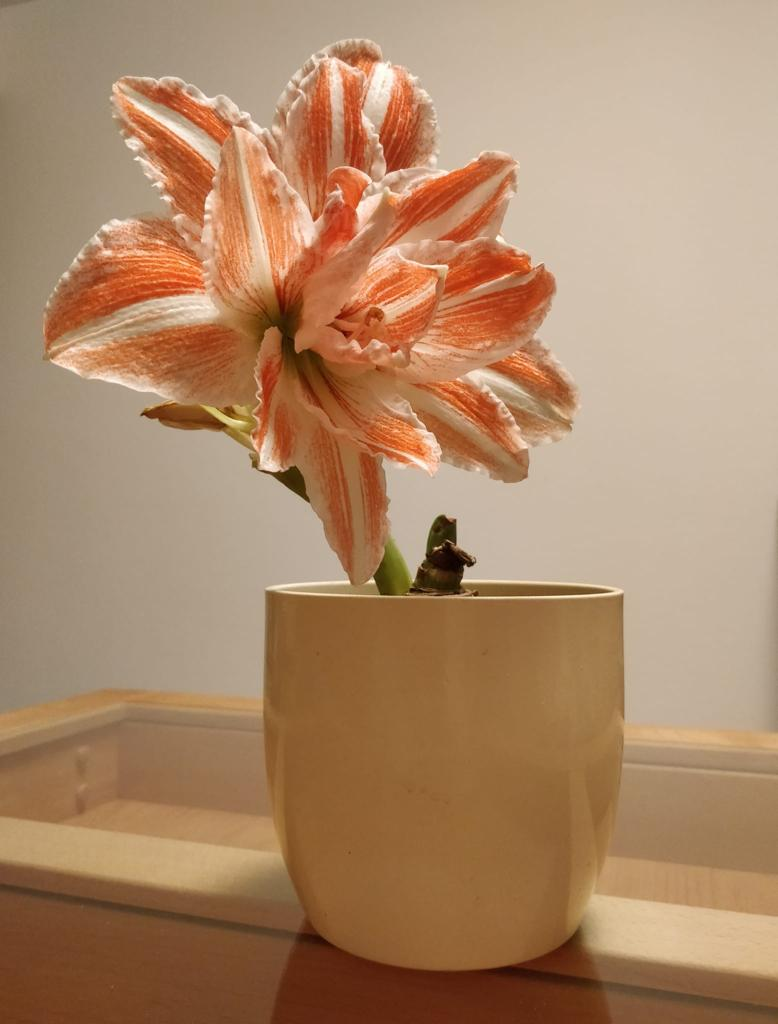
#> input picture Preprocessing/preprocessing_dataset/im2.jpeg, 778 x 1024 px
$ jupyter execute Edge_Detection_Techniques.ipynb   (older library calls are emulated)
#> lines starting #> are read from the running program, lines starting #| are printed output that depends on the picture; after the words box and inside, x2 and y2 are one past the last pixel; in counts of white or black regions, pixels touching at a corner belong together
## Edge detection techniques

[cell 1]
#importing libraries
import cv2
from PIL import Image
import numpy as np
import matplotlib.pyplot as plt

#read image from folder
#matplotlib.pyplot.imread(path): loads image inside variable from specified path
image = plt.imread('preprocessing_dataset/im2.jpeg')
#> image is the input picture: shape (1024, 778, 3); mean R, G, B 172.3, 135.6, 104.3

#convert the RBG image to binary for easy processing
#cvtColor(src,code): convert an image specified in src from one color space to another according to code
gray_image = cv2.cvtColor(image, cv2.COLOR_BGR2GRAY)
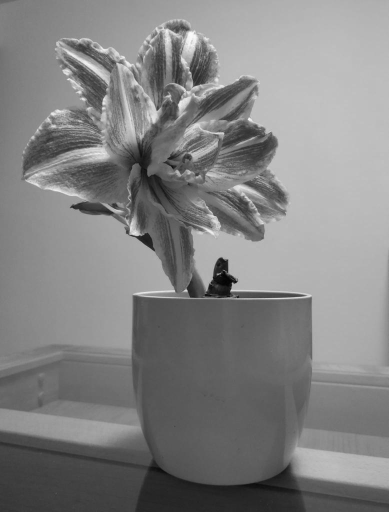
#> gray_image: shape (1024, 778) (shown at 1/2 size); min 1, max 251, mean 130.5

#denoise the image with Gaussian filter
#GaussianBlur(src, kernel_size, std): reduces high-frequency pixels from src image according to kernel_size
img_gaussian = cv2.GaussianBlur(gray_image,(3,3),0)

### Gradient based techniques

#### Robert Operator

[cell 2]
#prepare the x(horizontal) and y(vertical) kernerl matrices
kernelRobertx = np.array([[1,0],[0,-1]])
kernelRoberty = np.array([[0,1],[-1,0]])

#apply x kernel
#filter2D(src,depth, kernel): the src image undergoes filtering and resulting image has depth accordingly specified
img_robertx = cv2.filter2D(img_gaussian, -1, kernelRobertx)

#apply y kernel
img_roberty = cv2.filter2D(img_gaussian, -1, kernelRoberty)

img_robert = img_robertx + img_roberty

#plot the filtered image
plt.imshow(img_robert, cmap='gray')

#### Prewitt Operator

[cell 3]
#prepare the x(horizontal) and y(vertical) kernerl matrices
kernelPrewittx = np.array([[1,1,1],[0,0,0],[-1,-1,-1]])
kernelPrewitty = np.array([[-1,0,1],[-1,0,1],[-1,0,1]])

#apply x kernel
img_prewittx = cv2.filter2D(img_gaussian, -1, kernelPrewittx)

#apply y kernel
img_prewitty = cv2.filter2D(img_gaussian, -1, kernelPrewitty)

img_prewitt = img_prewittx + img_prewitty

#plot the filtered image
plt.imshow(img_prewitt, cmap='gray')

#### Sobel Operator

[cell 4]
#apply x kernel
img_sobelx = cv2.Sobel(img_gaussian,cv2.CV_8U,1,0,ksize=3)

#apply y kernel
img_sobely = cv2.Sobel(img_gaussian,cv2.CV_8U,0,1,ksize=3)

img_sobel = img_sobelx + img_sobely
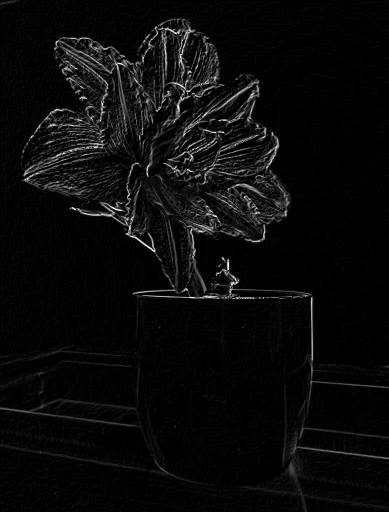
#> img_sobel: shape (1024, 778) (shown at 1/2 size); min 0, max 255, mean 10.2

#plot the filtered image
plt.imshow(img_sobel, cmap='gray')

### Gaussian Based Techniques

#### Canny Operator

[cell 5]
img_canny = cv2.Canny(image,100,150)
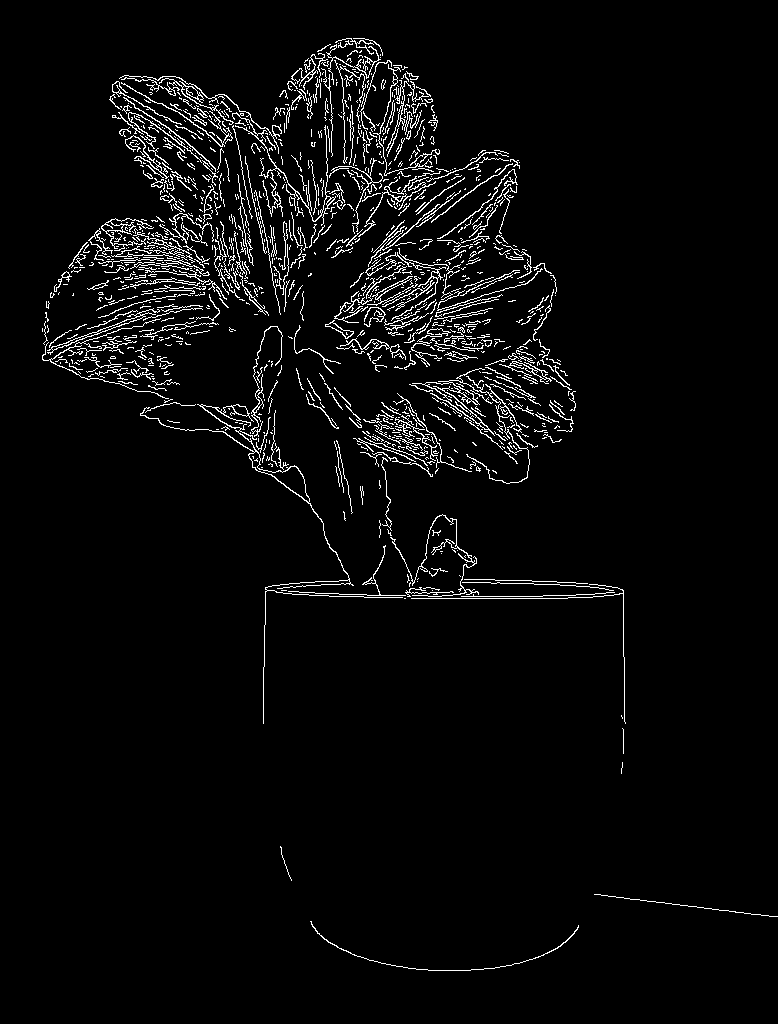
#> img_canny: shape (1024, 778); 3.8% white in thin lines or dots, all inside (x1, y1, x2, y2) = (42, 38, 778, 971)

#plot the filtered image
plt.imshow(img_canny, cmap='gray')

#### Laplacian of Gaussian Operator

[cell 6]
img_laplacian = cv2.Laplacian(image,cv2.CV_64F)
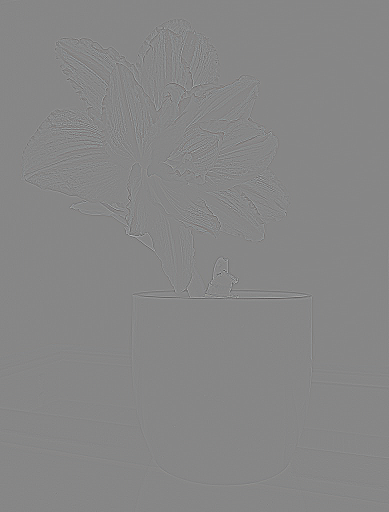
#> img_laplacian: shape (1024, 778, 3) float64 (shown at 1/2 size); mean R, G, B 0, 0, 0; drawn with min black and max white

#plot the filtered image
plt.imshow(img_laplacian, cmap='gray')
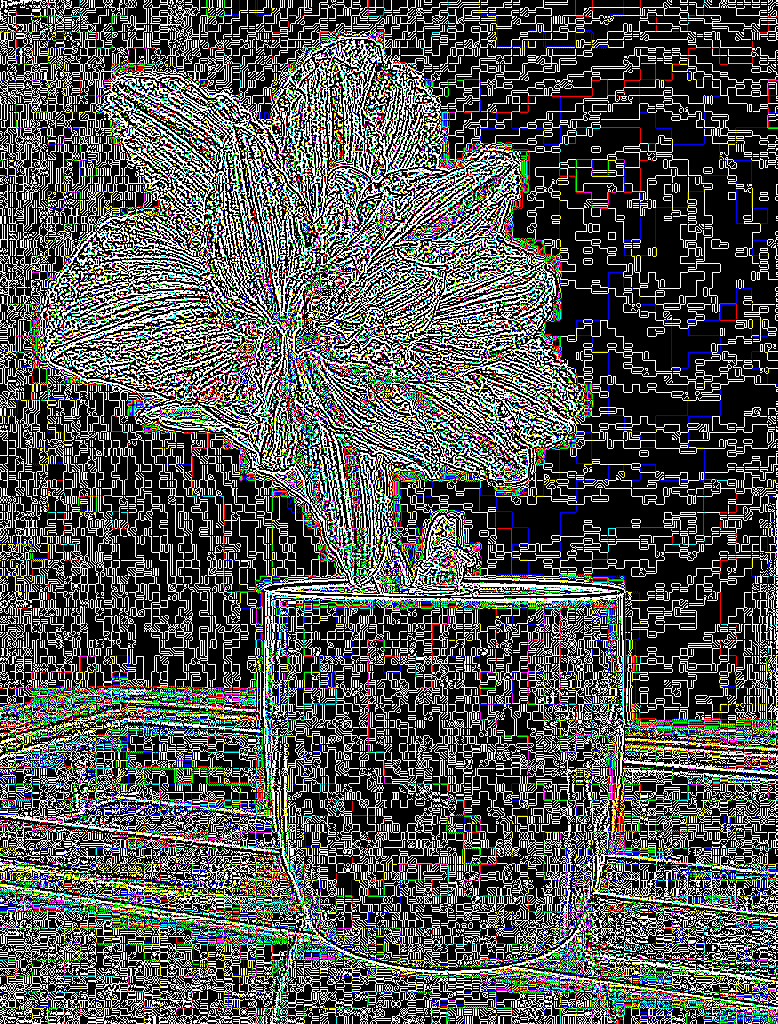
#> shown: shape (1024, 778, 3) float64; mean R, G, B 0.33, 0.328, 0.334

### Comparison of all the techniques at once

[cell 7]
fig=plt.figure(figsize=(20, 10))
columns = 6
rows = 5

fig.add_subplot(1, 6, 1)
plt.imshow(image)
plt.title('Original image')
plt.axis('off')

fig.add_subplot(1, 6, 2)
plt.imshow(img_robert, cmap='gray')
plt.title('Robert Operator')
plt.axis('off')

fig.add_subplot(1, 6, 3)
plt.imshow(img_prewitt, cmap='gray')
plt.title('Prewitt Operator')
plt.axis('off')

fig.add_subplot(1, 6, 4)
plt.imshow(img_sobel, cmap='gray')
plt.title('Sobel Operator')
plt.axis('off')

fig.add_subplot(1, 6, 5)
plt.imshow(img_canny, cmap='gray')
plt.title('Canny Operator')
plt.axis('off')

fig.add_subplot(1, 6, 6)
plt.imshow(img_laplacian, cmap='gray')
plt.title('Laplacian Operator')
plt.axis('off')

$ run again, with Preprocessing/preprocessing_dataset/im1.jpeg copied over Preprocessing/preprocessing_dataset/im2.jpeg
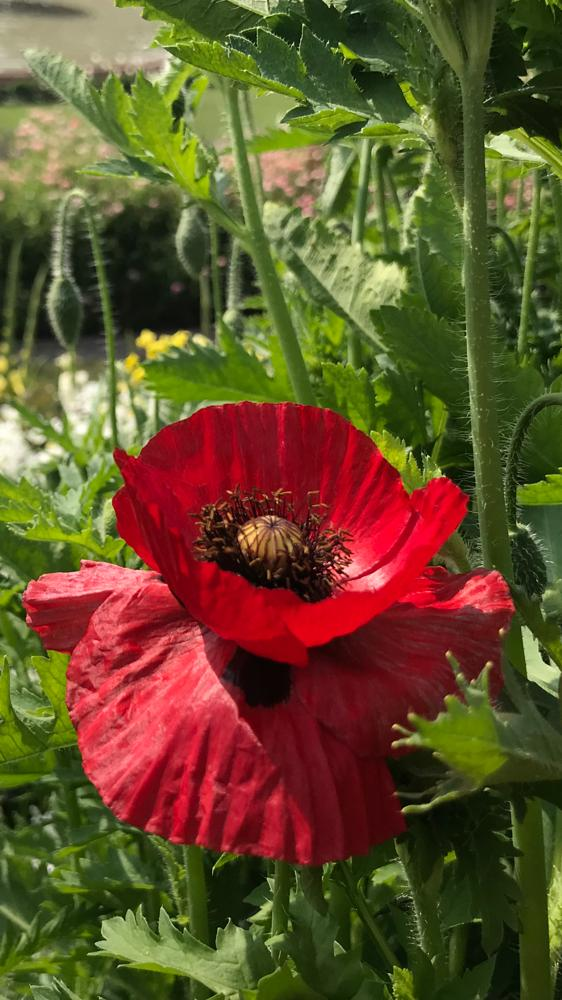
#> input picture Preprocessing/preprocessing_dataset/im1.jpeg, 562 x 1000 px
#> image is the input picture: shape (1000, 562, 3); mean R, G, B 100.1, 79.9, 42.9
#> `img_canny = cv2.Canny(image,100,150)`:
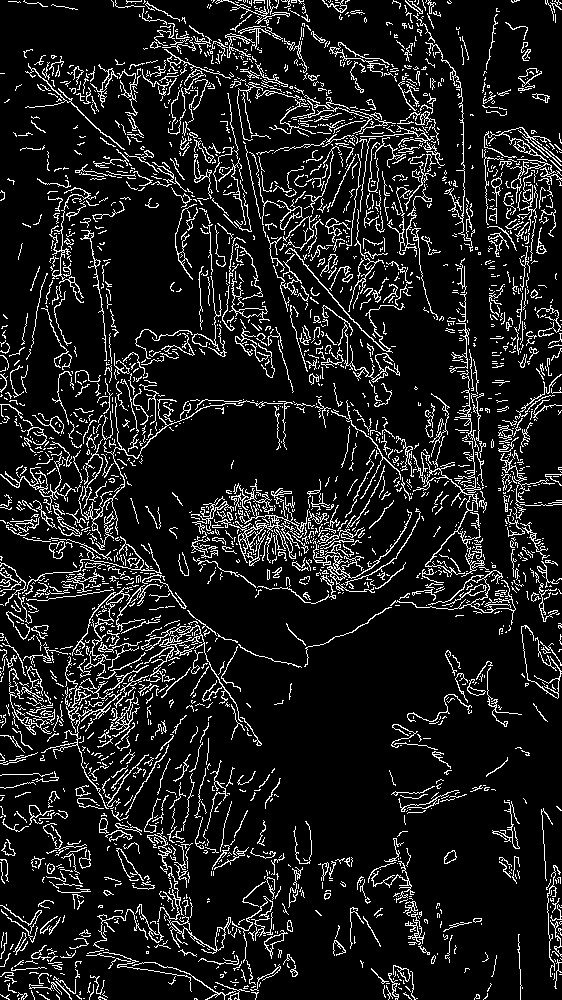
#> img_canny: shape (1000, 562); 11.3% white in thin lines or dots
#> `[cell 6] img_laplacian = cv2.Laplacian(image,cv2.CV_64F)  #plot the fi..`:
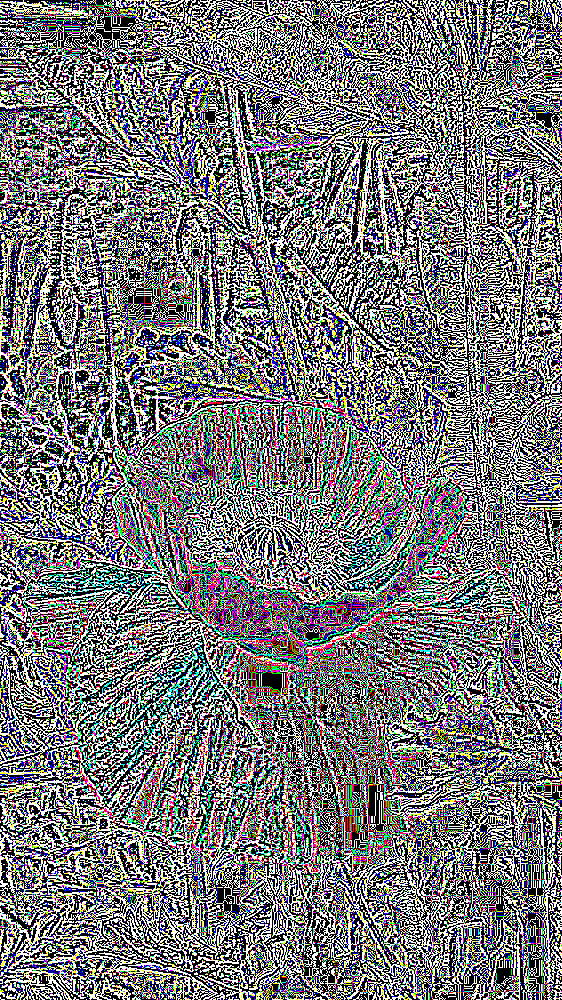
#> shown: shape (1000, 562, 3) float64; mean R, G, B 0.47, 0.47, 0.475

$ run again, with Preprocessing/preprocessing_dataset/im10.jpeg copied over Preprocessing/preprocessing_dataset/im2.jpeg
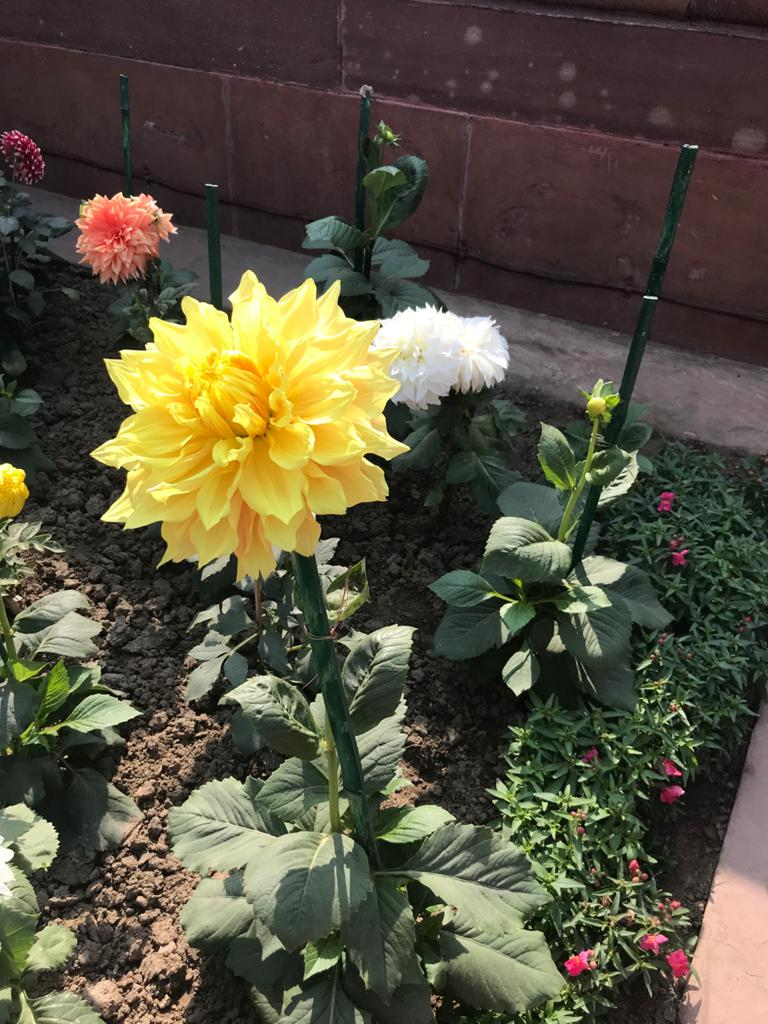
#> input picture Preprocessing/preprocessing_dataset/im10.jpeg, 768 x 1024 px
#> image is the input picture: shape (1024, 768, 3); mean R, G, B 88.1, 83.1, 63.5
#> `img_canny = cv2.Canny(image,100,150)`:
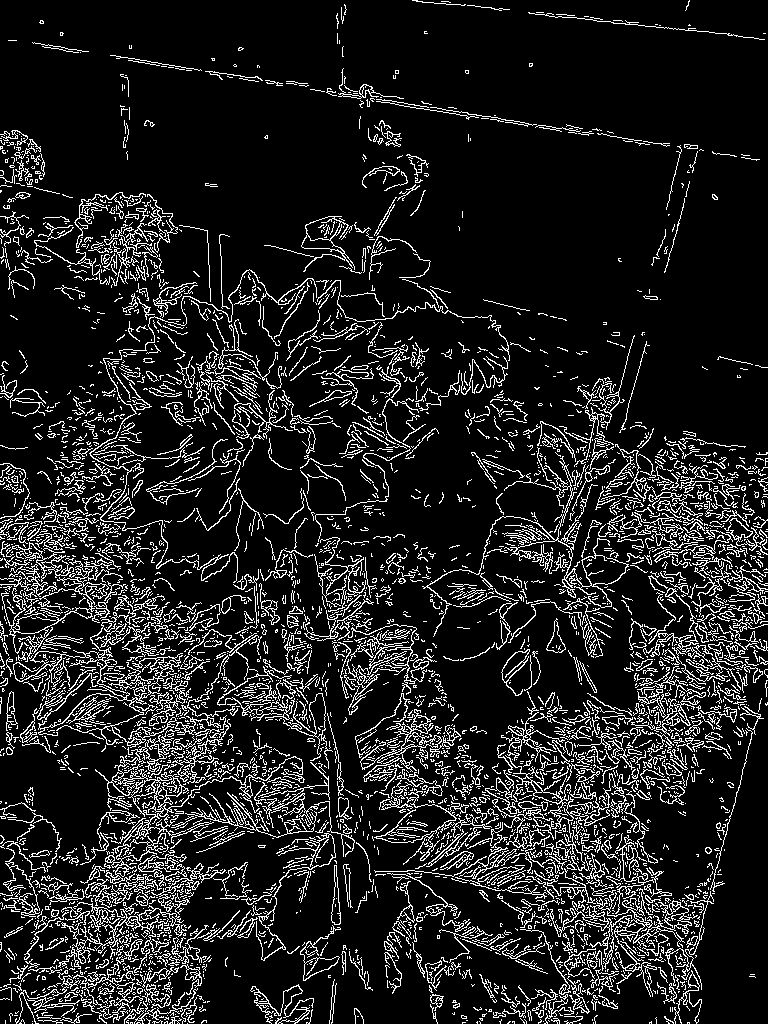
#> img_canny: shape (1024, 768); 12.6% white in thin lines or dots
#> `[cell 6] img_laplacian = cv2.Laplacian(image,cv2.CV_64F)  #plot the fi..`:
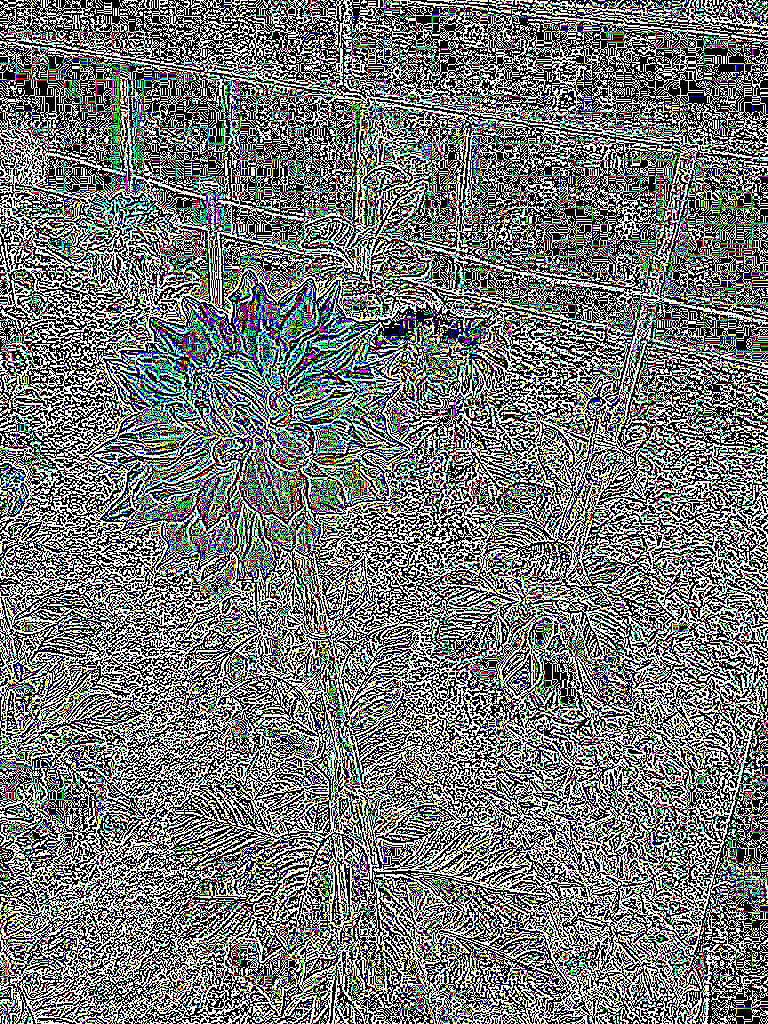
#> shown: shape (1024, 768, 3) float64; mean R, G, B 0.463, 0.466, 0.469
